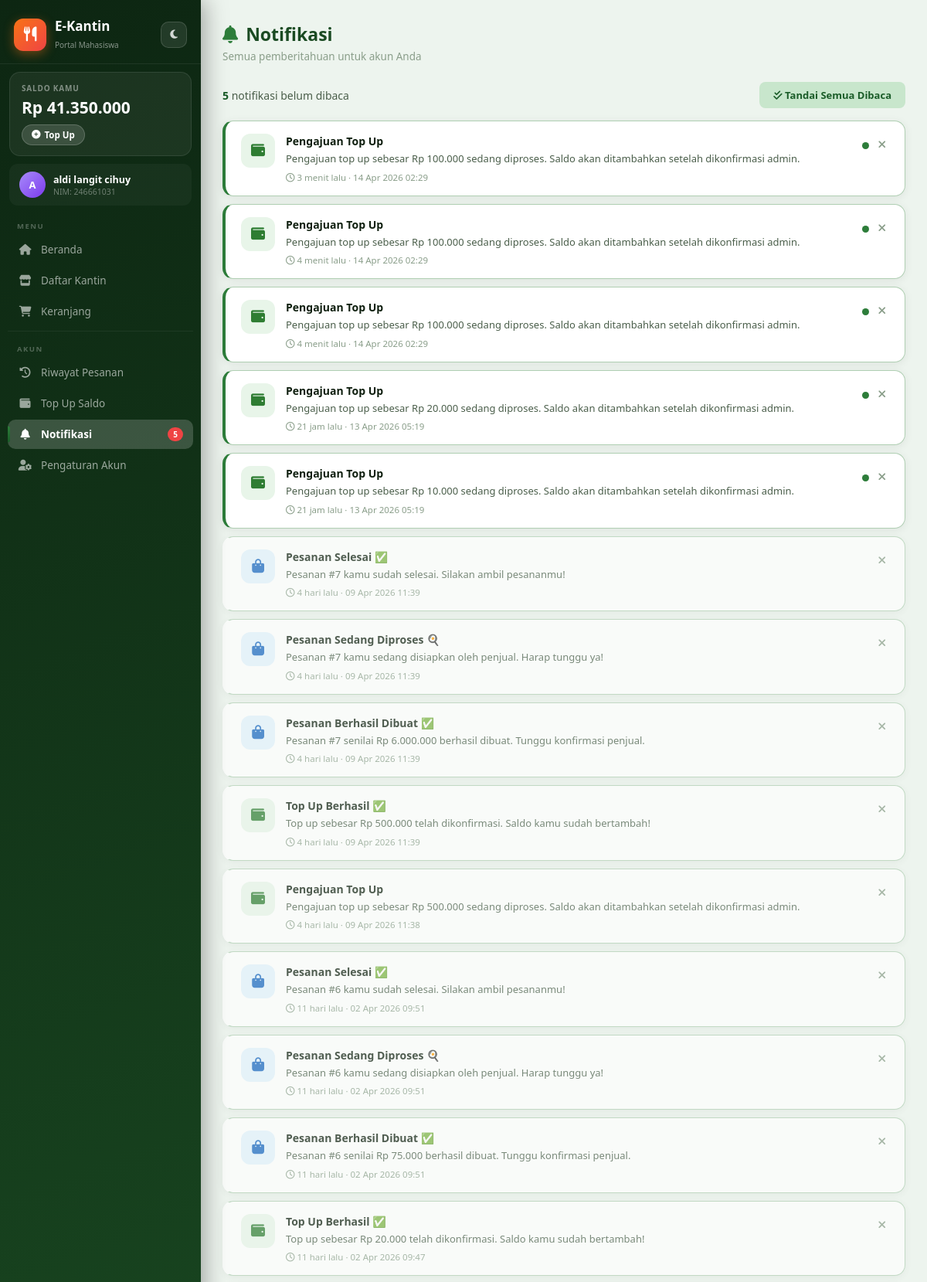
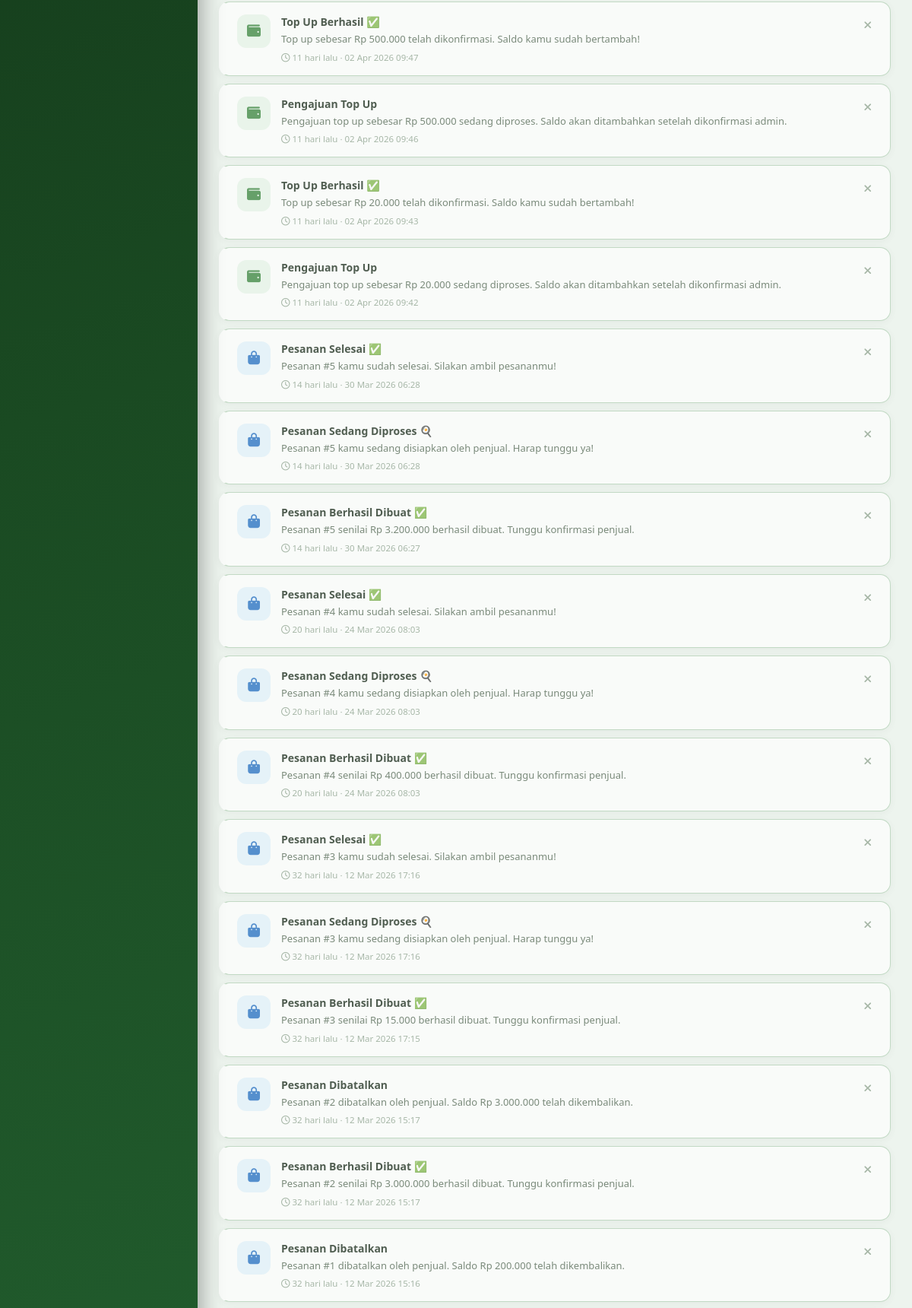
The page /dashboard/mahasiswa/notifikasi.php (signed in, upper part) on the database its author committed (2 pictures, top to bottom).
### tables this page shows
CREATE TABLE `saldo` (
  `id_saldo` int(11) NOT NULL,
  `id_user` int(11) NOT NULL,
  `saldo` int(11) NOT NULL DEFAULT 0,
  `updated_at` timestamp NOT NULL DEFAULT current_timestamp() ON UPDATE current_timestamp()
);

CREATE TABLE `notifikasi` (
  `id_notif` int(11) NOT NULL,
  `id_user` int(11) NOT NULL,
  `judul` varchar(100) NOT NULL,
  `pesan` text NOT NULL,
  `is_read` tinyint(1) DEFAULT 0,
  `tanggal` timestamp NOT NULL DEFAULT current_timestamp()
);

### dashboard/mahasiswa/notifikasi.php (the view, shortened to what this page needs)
<?php
require_once '../../includes/db.php';
$id_user = $_SESSION['user']['id_user'];
$stmt = $pdo->prepare("SELECT * FROM notifikasi WHERE id_user = ? ORDER BY tanggal DESC");
$stmt->execute([$id_user]); $notifs = $stmt->fetchAll();
$unread = array_filter($notifs, fn($n) => !$n['is_read']);
?>
<?php require_once '../../includes/sidebar_mahasiswa.php'; ?>
<div class="page-header">
    <h1><i class="fas fa-bell" style="color:var(--ac);margin-right:10px;"></i>Notifikasi</h1>
    <p>Semua pemberitahuan untuk akun Anda</p>
</div>
<div class="notif-toolbar">
    <div class="notif-count">
        <?php if(count($unread)>0): ?><strong><?=count($unread)?></strong> notifikasi belum dibaca<?php else: ?>Semua sudah dibaca<?php endif; ?>
    </div>
    <?php if(count($unread)>0): ?><a href="?action=read_all" class="btn-read-all"><i class="fas fa-check-double"></i> Tandai Semua Dibaca</a><?php endif; ?>
</div>
<?php if(empty($notifs)): ?>
<div class="empty-state"><i class="fas fa-bell-slash"></i><p>Belum ada notifikasi</p></div>
<?php else: ?>
<div class="notif-list">
    <?php foreach($notifs as $n):
        $ic='icon-sistem'; $in='fa-info-circle';
        if(stripos($n['judul'],'pesanan')!==false){$ic='icon-pesanan';$in='fa-shopping-bag';}
        elseif(stripos($n['judul'],'saldo')!==false||stripos($n['judul'],'top up')!==false){$ic='icon-saldo';$in='fa-wallet';}
        $waktu=new DateTime($n['tanggal']);$now=new DateTime();$diff=$now->diff($waktu);
        if($diff->days>0)$ts=$diff->days.' hari lalu';
        elseif($diff->h>0)$ts=$diff->h.' jam lalu';
        else $ts=max($diff->i,1).' menit lalu';
    ?>
    <div class="notif-item <?=$n['is_read']?'read':'unread'?>">
        <div class="notif-icon <?=$ic?>"><i class="fas <?=$in?>"></i></div>
        <div class="notif-body">
            <div class="notif-judul"><?=htmlspecialchars($n['judul'])?></div>
            <div class="notif-pesan"><?=htmlspecialchars($n['pesan'])?></div>
            <div class="notif-time"><i class="far fa-clock"></i> <?=$ts?> · <?=date('d M Y H:i',strtotime($n['tanggal']))?></div>
        </div>
        <div style="display:flex;align-items:center;gap:8px;margin-left:auto;flex-shrink:0;">
            <?php if(!$n['is_read']):?><div class="dot-unread"></div><?php endif;?>
            <a href="?hapus=<?=$n['id_notif']?>" class="btn-hapus" onclick="return confirm('Hapus notifikasi ini?')"><i class="fas fa-times"></i></a>
        </div>
    </div>
    <?php endforeach;?>
</div>
<?php endif;?>
</div></body></html>

### includes/sidebar_mahasiswa.php (shortened to what this page needs)
<?php
$current_page = basename($_SERVER['PHP_SELF']);
require_once __DIR__ . '/db.php';
$stmt = $pdo->prepare("SELECT COUNT(*) FROM notifikasi WHERE id_user = ? AND is_read = 0");
$stmt->execute([$_SESSION['user']['id_user']]);
$notif_count = $stmt->fetchColumn();
$stmt2 = $pdo->prepare("SELECT saldo FROM saldo WHERE id_user = ?");
$stmt2->execute([$_SESSION['user']['id_user']]);
$saldo_row = $stmt2->fetch();
$saldo = $saldo_row ? $saldo_row['saldo'] : 0;
?>
<!DOCTYPE html>
<html lang="id" data-theme="light">
<head>
    <link rel="stylesheet" href="https://cdnjs.cloudflare.com/ajax/libs/font-awesome/6.5.0/css/all.min.css">
</head>
<body>
<aside class="sidebar">
    <div class="sidebar-header">
        <a href="beranda.php" class="sidebar-logo">
            <div class="logo-icon"><i class="fas fa-utensils"></i></div>
            <div class="logo-text">
                <h2>E-Kantin</h2>
                <span>Portal Mahasiswa</span>
            </div>
        </a>
        <button class="theme-toggle" onclick="toggleTheme()" id="theme-btn" title="Ganti tema">
            <i class="fas fa-moon" id="theme-icon"></i>
        </button>
    </div>
    <div class="saldo-widget">
        <div class="saldo-label">Saldo Kamu</div>
        <div class="saldo-amount">Rp <?= number_format($saldo, 0, ',', '.') ?></div>
        <a href="topup.php" class="saldo-topup"><i class="fas fa-plus-circle"></i> Top Up</a>
    </div>
    <div class="sidebar-user">
        <div class="user-avatar"><?= strtoupper(substr($_SESSION['user']['nama'], 0, 1)) ?></div>
        <div class="user-info">
            <div class="name"><?= htmlspecialchars($_SESSION['user']['nama']) ?></div>
            <div class="nim">NIM: <?= htmlspecialchars($_SESSION['user']['nim'] ?? '-') ?></div>
        </div>
    </div>
    <nav class="sidebar-nav">
        <div class="nav-section-label">Menu</div>
        <a href="beranda.php" class="nav-item <?= $current_page==='beranda.php'?'active':'' ?>"><i class="fas fa-home"></i><span>Beranda</span></a>
        <a href="kantin.php" class="nav-item <?= $current_page==='kantin.php'?'active':'' ?>"><i class="fas fa-store"></i><span>Daftar Kantin</span></a>
        <a href="keranjang.php" class="nav-item <?= $current_page==='keranjang.php'?'active':'' ?>"><i class="fas fa-shopping-cart"></i><span>Keranjang</span></a>
        <hr class="nav-divider">
        <div class="nav-section-label">Akun</div>
        <a href="riwayat.php" class="nav-item <?= $current_page==='riwayat.php'?'active':'' ?>"><i class="fas fa-history"></i><span>Riwayat Pesanan</span></a>
        <a href="topup.php" class="nav-item <?= $current_page==='topup.php'?'active':'' ?>"><i class="fas fa-wallet"></i><span>Top Up Saldo</span></a>
        <a href="notifikasi.php" class="nav-item <?= $current_page==='notifikasi.php'?'active':'' ?>">
            <i class="fas fa-bell"></i><span>Notifikasi</span>
            <?php if($notif_count>0):?><span class="nav-badge"><?=$notif_count?></span><?php endif;?>
        </a>
        <a href="pengaturan.php" class="nav-item <?= $current_page==='pengaturan.php'?'active':'' ?>"><i class="fas fa-user-cog"></i><span>Pengaturan Akun</span></a>
    </nav>
</aside>
<div class="main-content">

### includes/sidebar_mahasiswa.php (style rules this page uses)
:root,[data-theme="light"] { --bg-page:#edf4ee;--bg-card:#fff;--bg-card2:#e3f0e5; --text-1:#0f1f0f;--text-2:#4a5e4a;--text-3:#8a9e8a; --border:#b0cfb3;--shadow:0 2px 12px rgba(0,0,0,.07);--shadow-h:0 8px 24px rgba(0,0,0,.12); --ac:#2d7d3a;--ac-dk:#1a5c28;--ac-lt:#c8e6cc;--ac-tx:#1a5c28; --sb-bg:linear-gradient(160deg,#0d2612 0%,#1a4a22 55%,#236130 100%); --sb-active:rgba(255,255,255,.18);--sb-hover:rgba(255,255,255,.10); --h1:#1a4a22;--inp-bg:#ebf5ec;--inp-bd:#a5cca9; }
* { margin:0;padding:0;box-sizing:border-box; }
body { font-family:'Segoe UI',sans-serif;background:var(--bg-page);display:flex;height:100vh;color:var(--text-1);transition:background .3s,color .3s; }
.sidebar { width:260px;background:var(--sb-bg);height:100vh;display:flex;flex-direction:column;position:fixed;left:0;top:0;z-index:100;box-shadow:4px 0 28px rgba(0,0,0,.35); }
.sidebar-header { padding:22px 18px 15px;border-bottom:1px solid rgba(255,255,255,.07);display:flex;align-items:center;justify-content:space-between; }
.sidebar-logo { display:flex;align-items:center;gap:11px;text-decoration:none; }
.logo-icon { width:42px;height:42px;background:linear-gradient(135deg,#f97316,#ef4444);border-radius:12px;display:flex;align-items:center;justify-content:center;font-size:19px;color:white;box-shadow:0 4px 14px rgba(249,115,22,.4); }
.logo-text { color:white; }
.logo-text h2 { font-size:17px;font-weight:800; }
.logo-text span { font-size:10px;opacity:.5; }
.theme-toggle { width:34px;height:34px;background:rgba(255,255,255,.09);border:1px solid rgba(255,255,255,.14);border-radius:10px;color:rgba(255,255,255,.8);font-size:13px;cursor:pointer;display:flex;align-items:center;justify-content:center;transition:all .2s;flex-shrink:0; }
.saldo-widget { margin:10px 12px;background:rgba(255,255,255,.06);border:1px solid rgba(255,255,255,.09);border-radius:14px;padding:13px 15px; }
.saldo-label { color:rgba(255,255,255,.45);font-size:10px;font-weight:700;letter-spacing:.8px;text-transform:uppercase; }
.saldo-amount { color:white;font-size:21px;font-weight:800;margin:4px 0 8px; }
.saldo-topup { display:inline-flex;align-items:center;gap:5px;background:rgba(255,255,255,.14);color:white;font-size:11.5px;font-weight:600;padding:5px 12px;border-radius:20px;text-decoration:none;transition:background .2s;border:1px solid rgba(255,255,255,.18); }
.sidebar-user { margin:0 12px 4px;padding:10px 13px;display:flex;align-items:center;gap:10px;background:rgba(255,255,255,.04);border-radius:11px; }
.user-avatar { width:34px;height:34px;background:linear-gradient(135deg,#a78bfa,#7c3aed);border-radius:50%;display:flex;align-items:center;justify-content:center;color:white;font-weight:700;font-size:13px;flex-shrink:0; }
.user-info .name { color:white;font-size:12.5px;font-weight:600; }
.user-info .nim { color:rgba(255,255,255,.38);font-size:10.5px; }
.sidebar-nav { flex:1;padding:6px 10px;overflow-y:auto;min-height:0;scrollbar-width:none; }
.nav-section-label { color:rgba(255,255,255,.28);font-size:9.5px;font-weight:700;letter-spacing:1.5px;text-transform:uppercase;padding:10px 12px 5px; }
.nav-item { display:flex;align-items:center;gap:11px;padding:10px 13px;border-radius:10px;color:rgba(255,255,255,.58);text-decoration:none;font-size:13.5px;font-weight:500;margin-bottom:2px;position:relative;transition:all .2s ease; }
.nav-item.active { background:var(--sb-active);color:white;font-weight:600; }
.nav-item.active::before { content:'';position:absolute;left:0;top:50%;transform:translateY(-50%);width:3px;height:55%;background:linear-gradient(to bottom,#2d7d3a,#1a5c28);border-radius:0 3px 3px 0; }
.nav-item i { width:19px;text-align:center;font-size:14px; }
.nav-badge { margin-left:auto;background:#ef4444;color:white;font-size:10px;font-weight:700;padding:2px 7px;border-radius:20px; }
hr.nav-divider { border:none;border-top:1px solid rgba(255,255,255,.06);margin:6px 0; }
.main-content { margin-left:260px;flex:1;padding:28px;height:100vh;overflow-y:auto;transition:background .3s; }
.page-header { margin-bottom:24px; }
.page-header h1 { font-size:23px;font-weight:800;color:var(--h1); }
.page-header p { color:var(--text-3);font-size:13.5px;margin-top:4px; }

### rows shown on the page
saldo: saldo "41.350.000"
notifikasi: judul "Pengajuan Top Up", pesan "Pengajuan top up sebesar Rp 100.000 sedang diproses. Saldo akan ditambahkan setelah dikonfirmasi admin.", tanggal "14 Apr 2026 02:29", is_read 0 (drawn)
notifikasi: judul "Pengajuan Top Up", pesan "Pengajuan top up sebesar Rp 100.000 sedang diproses. Saldo akan ditambahkan setelah dikonfirmasi admin.", tanggal "14 Apr 2026 02:29", is_read 0 (drawn)
notifikasi: judul "Pengajuan Top Up", pesan "Pengajuan top up sebesar Rp 100.000 sedang diproses. Saldo akan ditambahkan setelah dikonfirmasi admin.", tanggal "14 Apr 2026 02:29", is_read 0 (drawn)
notifikasi: judul "Pengajuan Top Up", pesan "Pengajuan top up sebesar Rp 20.000 sedang diproses. Saldo akan ditambahkan setelah dikonfirmasi admin.", tanggal "13 Apr 2026 05:19", is_read 0 (drawn)
notifikasi: judul "Pengajuan Top Up", pesan "Pengajuan top up sebesar Rp 10.000 sedang diproses. Saldo akan ditambahkan setelah dikonfirmasi admin.", tanggal "13 Apr 2026 05:19", is_read 0 (drawn)
notifikasi: judul "Pesanan Selesai ✅", pesan "Pesanan #7 kamu sudah selesai. Silakan ambil pesananmu!", tanggal "09 Apr 2026 11:39"
notifikasi: judul "Pesanan Sedang Diproses 🍳", pesan "Pesanan #7 kamu sedang disiapkan oleh penjual. Harap tunggu ya!", tanggal "09 Apr 2026 11:39"
notifikasi: judul "Pesanan Berhasil Dibuat ✅", pesan "Pesanan #7 senilai Rp 6.000.000 berhasil dibuat. Tunggu konfirmasi penjual.", tanggal "09 Apr 2026 11:39"
notifikasi: judul "Top Up Berhasil ✅", pesan "Top up sebesar Rp 500.000 telah dikonfirmasi. Saldo kamu sudah bertambah!", tanggal "09 Apr 2026 11:39"
notifikasi: judul "Pengajuan Top Up", pesan "Pengajuan top up sebesar Rp 500.000 sedang diproses. Saldo akan ditambahkan setelah dikonfirmasi admin.", tanggal "09 Apr 2026 11:38"
notifikasi: judul "Pesanan Selesai ✅", pesan "Pesanan #6 kamu sudah selesai. Silakan ambil pesananmu!", tanggal "02 Apr 2026 09:51"
notifikasi: judul "Pesanan Sedang Diproses 🍳", pesan "Pesanan #6 kamu sedang disiapkan oleh penjual. Harap tunggu ya!", tanggal "02 Apr 2026 09:51"
notifikasi: judul "Pesanan Berhasil Dibuat ✅", pesan "Pesanan #6 senilai Rp 75.000 berhasil dibuat. Tunggu konfirmasi penjual.", tanggal "02 Apr 2026 09:51"
notifikasi: judul "Top Up Berhasil ✅", pesan "Top up sebesar Rp 20.000 telah dikonfirmasi. Saldo kamu sudah bertambah!", tanggal "02 Apr 2026 09:47"
notifikasi: judul "Top Up Berhasil ✅", pesan "Top up sebesar Rp 500.000 telah dikonfirmasi. Saldo kamu sudah bertambah!", tanggal "02 Apr 2026 09:47"
notifikasi: judul "Pengajuan Top Up", pesan "Pengajuan top up sebesar Rp 500.000 sedang diproses. Saldo akan ditambahkan setelah dikonfirmasi admin.", tanggal "02 Apr 2026 09:46"
notifikasi: judul "Top Up Berhasil ✅", pesan "Top up sebesar Rp 20.000 telah dikonfirmasi. Saldo kamu sudah bertambah!", tanggal "02 Apr 2026 09:43"
notifikasi: judul "Pengajuan Top Up", pesan "Pengajuan top up sebesar Rp 20.000 sedang diproses. Saldo akan ditambahkan setelah dikonfirmasi admin.", tanggal "02 Apr 2026 09:42"
notifikasi: judul "Pesanan Selesai ✅", pesan "Pesanan #5 kamu sudah selesai. Silakan ambil pesananmu!", tanggal "30 Mar 2026 06:28"
notifikasi: judul "Pesanan Sedang Diproses 🍳", pesan "Pesanan #5 kamu sedang disiapkan oleh penjual. Harap tunggu ya!", tanggal "30 Mar 2026 06:28"
notifikasi: judul "Pesanan Berhasil Dibuat ✅", pesan "Pesanan #5 senilai Rp 3.200.000 berhasil dibuat. Tunggu konfirmasi penjual.", tanggal "30 Mar 2026 06:27"
notifikasi: judul "Pesanan Selesai ✅", pesan "Pesanan #4 kamu sudah selesai. Silakan ambil pesananmu!", tanggal "24 Mar 2026 08:03"
notifikasi: judul "Pesanan Sedang Diproses 🍳", pesan "Pesanan #4 kamu sedang disiapkan oleh penjual. Harap tunggu ya!", tanggal "24 Mar 2026 08:03"
notifikasi: judul "Pesanan Berhasil Dibuat ✅", pesan "Pesanan #4 senilai Rp 400.000 berhasil dibuat. Tunggu konfirmasi penjual.", tanggal "24 Mar 2026 08:03"
notifikasi: judul "Pesanan Selesai ✅", pesan "Pesanan #3 kamu sudah selesai. Silakan ambil pesananmu!", tanggal "12 Mar 2026 17:16"
notifikasi: judul "Pesanan Sedang Diproses 🍳", pesan "Pesanan #3 kamu sedang disiapkan oleh penjual. Harap tunggu ya!", tanggal "12 Mar 2026 17:16"
notifikasi: judul "Pesanan Berhasil Dibuat ✅", pesan "Pesanan #3 senilai Rp 15.000 berhasil dibuat. Tunggu konfirmasi penjual.", tanggal "12 Mar 2026 17:15"
notifikasi: judul "Pesanan Dibatalkan", pesan "Pesanan #2 dibatalkan oleh penjual. Saldo Rp 3.000.000 telah dikembalikan.", tanggal "12 Mar 2026 15:17"
notifikasi: judul "Pesanan Berhasil Dibuat ✅", pesan "Pesanan #2 senilai Rp 3.000.000 berhasil dibuat. Tunggu konfirmasi penjual.", tanggal "12 Mar 2026 15:17"
notifikasi: judul "Pesanan Dibatalkan", pesan "Pesanan #1 dibatalkan oleh penjual. Saldo Rp 200.000 telah dikembalikan.", tanggal "12 Mar 2026 15:16"

### other values the page prints
substr($_SESSION['user']['nama'], 0, 1) "A"
$_SESSION['user']['nama'] "aldi langit cihuy"
$_SESSION['user']['nim'] "246661031"
$notif_count "5"
count($unread) "5"
